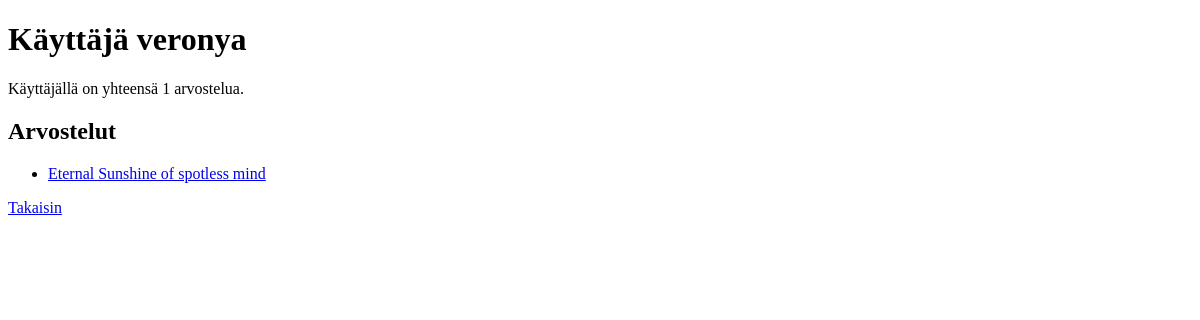
The page /user/1 on the database as committed earlier.
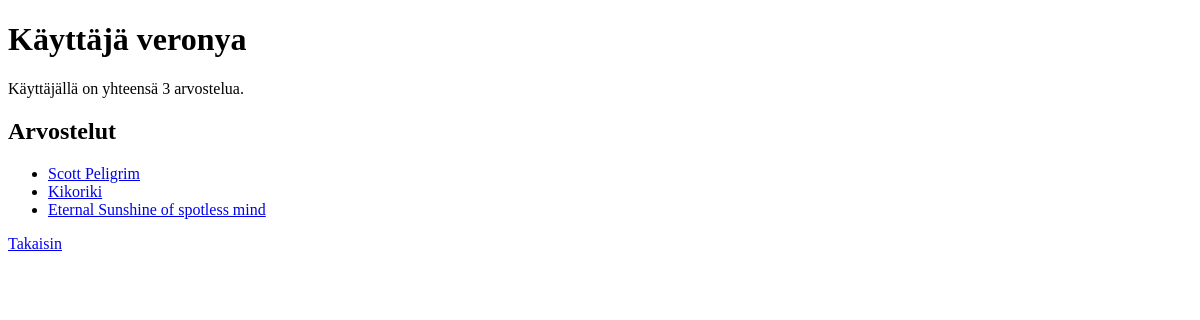
The same page on the database as committed later.
### tables this page shows
CREATE TABLE reviews (
    id INTEGER PRIMARY KEY,
    title TEXT,
    review TEXT,
    user_id INTEGER REFERENCES users
);

### app.py (the view)
@app.route("/user/<int:user_id>")
def show_user(user_id):
    user = users.get_user(user_id)
    if not user:
        abort(404)
    reviews = users.get_reviews(user_id)
    return render_template("show_user.html", user=user, reviews=reviews)

### db.py (called while the page is built)
def get_connection():
    con = sqlite3.connect("database.db")
    con.execute("PRAGMA foreign_keys = ON")
    con.row_factory = sqlite3.Row
    return con

def query(sql, params=[]):
    con = get_connection()
    result = con.execute(sql, params).fetchall()
    con.close()
    return result

### users.py (called while the page is built)
def get_user(user_id):
    sql = "SELECT id, username FROM users WHERE id = ?"
    result = db.query(sql, [user_id])
    return result[0] if result else None

def get_reviews(user_id):
    sql = "SELECT id, title FROM reviews WHERE user_id = ? ORDER BY id DESC"
    return db.query(sql, [user_id])

### templates/show_user.html (shortened to what this page needs)
<!DOCTYPE html>
<html>
<head>
</head>
<body>
  <h1>Käyttäjä {{ user.username }}</h1>
  <p>
    Käyttäjällä on yhteensä {{ reviews | length }} arvostelua.
  </p>
  <h2>Arvostelut</h2>
  <ul>
    {% for review in reviews %}
    <li><a href="/item/{{review.id}}">{{ review.title }}</a></li>
    {% endfor %}
  </ul>
  <p>
    <a href="/">Takaisin</a>
  </p>
</body>
</html>

Rows that differ between the two databases and show on the page:
added reviews: title "Scott Peligrim"
added reviews: title "Kikoriki"
Other text that changed with them:
{{ reviews | length }}: "1" → "3"
